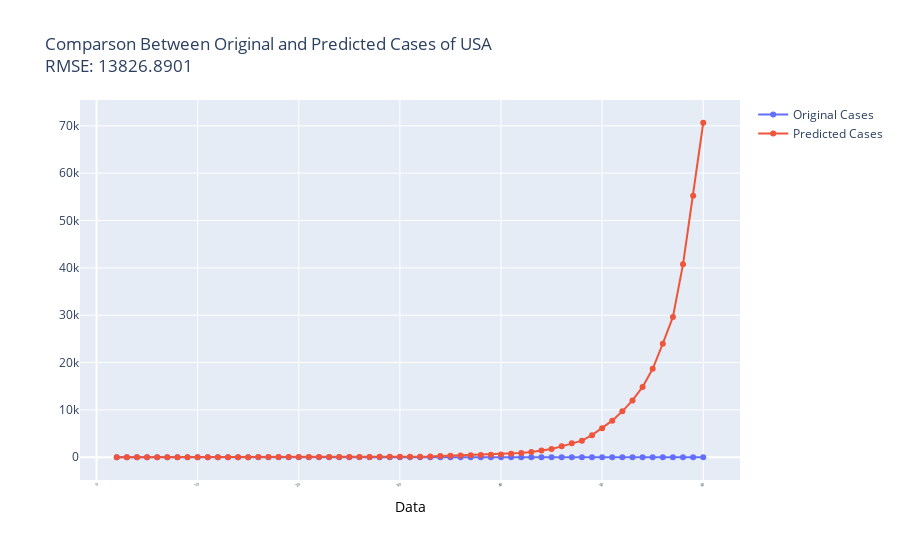

The notebook cell saved with this chart:
### Markdown cell above
### Compare model with original time series

### Code cell
predictions_ARIMA_diff = pd.Series(results_mean.fittedvalues, copy = True)
predictions_ARIMA_diff_cumsum = predictions_ARIMA_diff.cumsum()
Predictions_ARIMA_log = pd.Series(df6['log_confirmed'].iloc[0], index = predictions_ARIMA_diff_cumsum.index)
Predictions_ARIMA_log = Predictions_ARIMA_log.add(predictions_ARIMA_diff_cumsum, fill_value = 0)
Predictions_ARIMA = np.exp(Predictions_ARIMA_log)

RMSE = np.sqrt(sum((df.loc[predictions_ARIMA_diff_cumsum.index]['confirmed']-Predictions_ARIMA)**2)/Predictions_ARIMA.size)
print('RMSE: %.4f'% RMSE)

# convert Series file to Data Frame
aa =Predictions_ARIMA.to_frame()
aa.rename(columns={0:'confirmed'}, inplace=True)

trace1 = go.Scatter(y = aa['confirmed'],x = aa.index,mode = 'lines, markers',name = 'Predicted Cases')
trace0 = go.Scatter(y = df6['log_confirmed'],x = df6.index, mode = 'lines, markers',name = 'Original Cases')

data = [trace0, trace1]
layout = dict(
    title = 'Comparson Between Original and Predicted Cases of USA'+'<br>'+'RMSE: %.4f'% RMSE, 
    xaxis=dict(
        title= dict(text = 'Data',font = dict(color = 'black')),
        tickangle = -45,
        tickfont=dict(size = 4),
        automargin=True)
)

fig = go.Figure(data, layout)
off.iplot(fig)
# fig.write_html('Plots/ComparisonOriginalandPredicted.html')    # save as html file
# fig.write_image('Plots/ComparisonOriginalandPredicted.pdf')    # save as image file

### Figure 1 — Plotly figure (JSON) as saved in the notebook; plotly's stock layout.template omitted (floating-point values rounded to 4 significant figures)
{"data": [{"mode": "lines+markers", "name": "Original Cases", "type": "scatter", "x": [2, 3, 4, 5, 6, 7, 8, 9, 10, 11, 12, 13, 14, 15, 16, 17, 18, 19, 20, 21, 22, 23, 24, 25, 26, 27, 28, 29, 30, 31, 32, 33, 34, 35, 36, 37, 38, 39, 40, 41, 42, 43, 44, 45, 46, 47, 48, 49, 50, 51, 52, 53, 54, 55, 56, 57, 58, 59, 60], "y": [0.6931, 0.6931, 1.609, 1.609, 1.609, 1.609, 1.609, 1.946, 2.079, 2.079, 2.398, 2.398, 2.398, 2.398, 2.398, 2.398, 2.398, 2.398, 2.485, 2.485, 2.565, 2.565, 2.565, 2.565, 2.565, 2.565, 2.565, 2.565, 2.708, 2.708, 2.708, 3.932, 3.932, 4.043, 4.06, 4.094, 4.22, 4.304, 4.585, 4.771, 5.004, 5.38, 5.568, 5.996, 6.246, 6.365, 6.866, 7.155, 7.416, 7.687, 7.911, 8.16, 8.441, 8.767, 8.96, 9.523, 9.857, 10.15, 10.41]}, {"mode": "lines+markers", "name": "Predicted Cases", "type": "scatter", "x": [2, 3, 4, 5, 6, 7, 8, 9, 10, 11, 12, 13, 14, 15, 16, 17, 18, 19, 20, 21, 22, 23, 24, 25, 26, 27, 28, 29, 30, 31, 32, 33, 34, 35, 36, 37, 38, 39, 40, 41, 42, 43, 44, 45, 46, 47, 48, 49, 50, 51, 52, 53, 54, 55, 56, 57, 58, 59, 60], "y": [2.399, 3.34, 4.112, 6.194, 7.934, 8.642, 9.413, 10.25, 12.58, 15.25, 17.0, 20.73, 23.89, 26.02, 28.34, 30.87, 33.62, 36.62, 39.89, 44.81, 49.56, 55.53, 61.35, 66.83, 72.79, 79.28, 86.36, 94.06, 102.5, 117.4, 131.1, 142.8, 239.9, 324.4, 367.6, 410.8, 454.3, 520.4, 597.1, 729.1, 891.3, 1090.0, 1413.0, 1758.0, 2303.0, 2956.0, 3510.0, 4661.0, 6146.0, 7728.0, 9699.0, 12000.0, 14850.0, 18670.0, 23980.0, 29630.0, 40760.0, 55200.0, 70640.0]}], "layout": {"title": {"text": "Comparson Between Original and Predicted Cases of USA<br>RMSE: 13826.8901"}, "xaxis": {"automargin": true, "tickangle": -45, "tickfont": {"size": 4}, "title": {"font": {"color": "black"}, "text": "Data"}}}}
